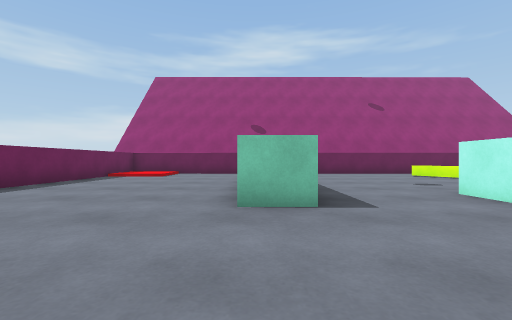
view 1 (above)

17 first-person views from a walk through a Unity game level. The camera is 0.61 m above the floor, looks level and sees 90° across. The floor is counted in squares, 1 m on a side. Each view is taken from the middle of a square. On the plan, view 1 faces up. The plan holds only what a view shows up to about 9 squares ahead; the rest is blank. The place goes on beyond the plan. The player is left out. Surface patterns are stand-ins for the level's own textures.

view 2
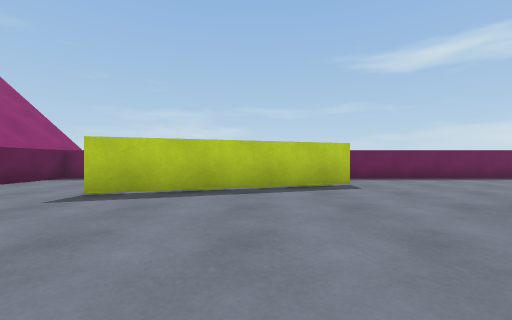

view 3
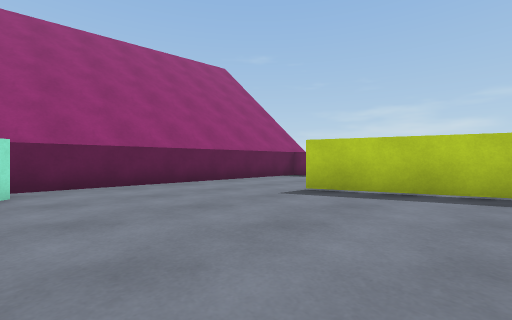

view 4
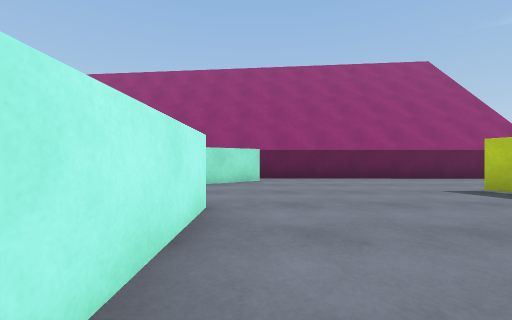

view 5
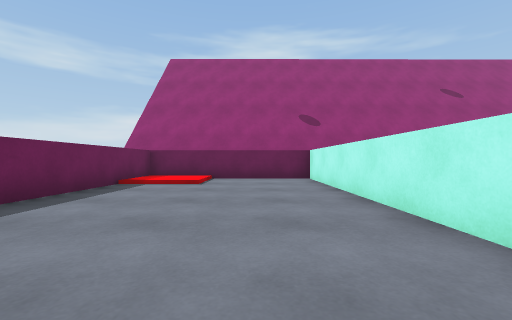

view 6
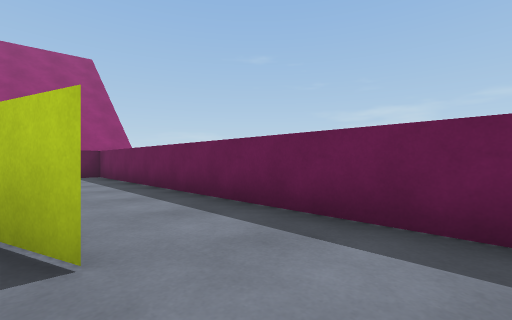

view 7
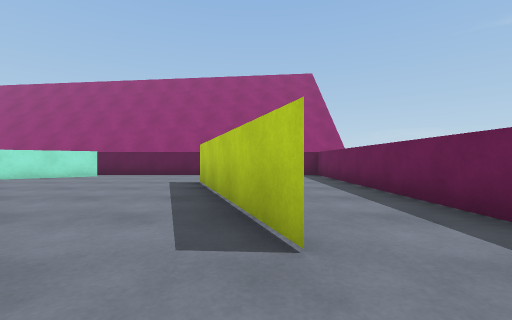

view 8
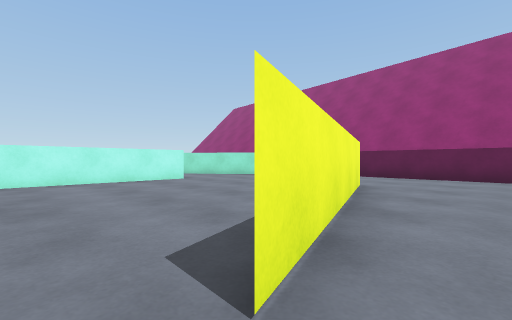

view 9
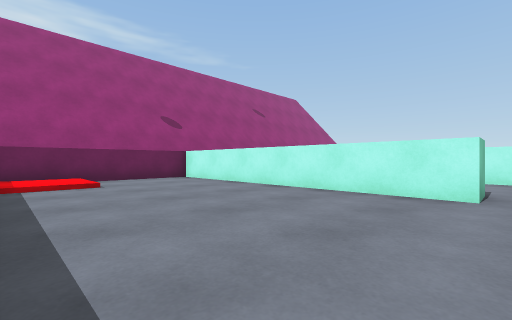

view 10
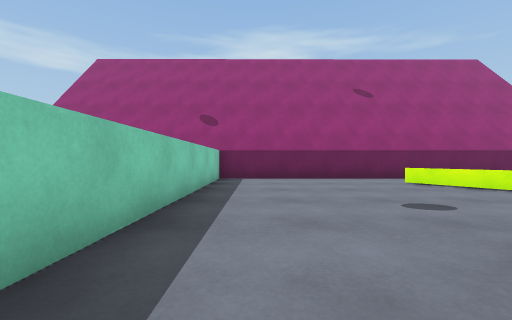

view 11
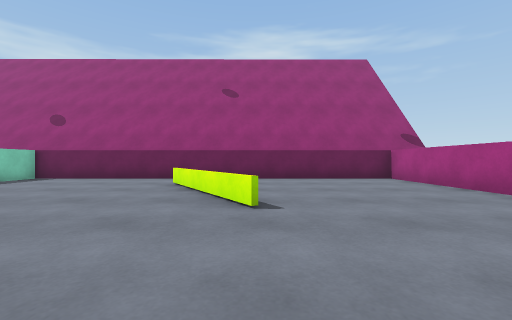

view 12
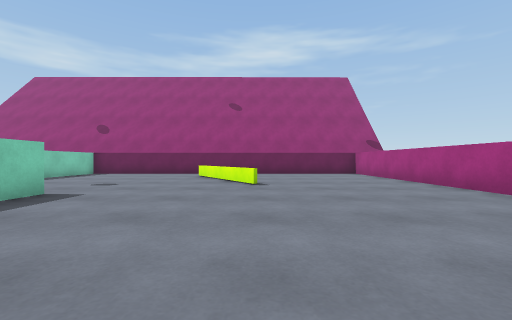

view 13
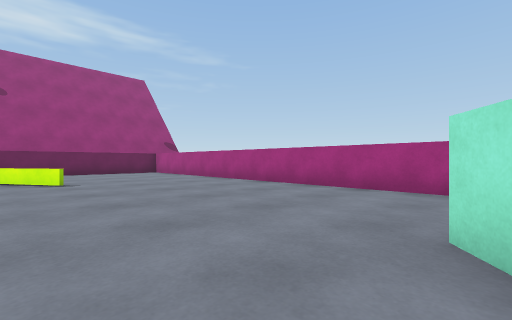

view 14
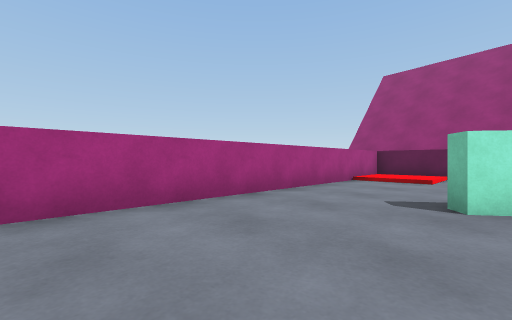

view 15
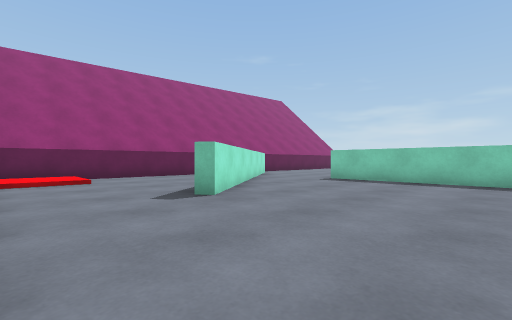

view 16
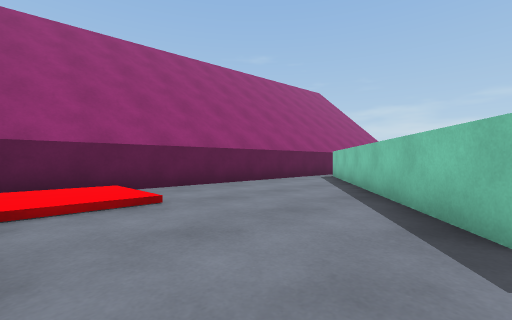

view 17
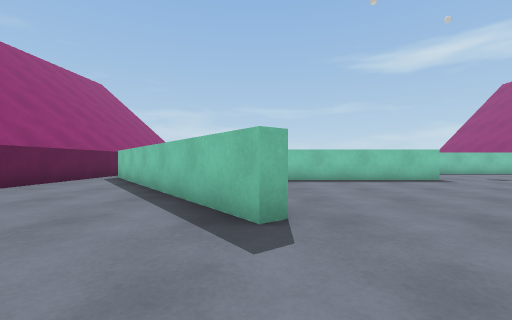

### Floor plan
Points are (right, up) in squares from view 1. A wall is a line through its corners. A room is listed if a view was taken in it or the views show most of it. See-through windows are left out.
Room 1 (views 1, 2, 3, 4, 10)
walls: (-1.5, -2.8) (-2.4, -0.1); (3.6, -1.4) (3.6, 3.6); (2.8, -5.6) (5, -4); (0.9, 3.3) (-0.2, 3.3); (-3.3, 2.4) (-1.5, -3); (-5.5, -0.6) (-5.5, -6.3) (3.9, -6.4)
ways out: opening at (-3, 0.8) to room 2; opening at (2.5, 4) to room 3; opening at (4.5, -2.5) to room 3
Room 2 (views 5, 6, 7, 8, 9)
walls: (-0.2, 3.3) (-0.2, 11.4) (-5.5, 11.4) (-5.5, -0.6); (-2.4, -0.1) (-3.3, 2.4)
ways out: opening at (-3, 0.8) to room 1
Room 3 (views 11, 12, 13, 14, 15, 16, 17)
walls: (4.2, 4.6) (4.2, -1.4); (3.6, 3.6) (3.6, 4.6); (5, -4) (9.3, -0.7) (9.6, -1) (3.1, -5.8); (3.9, -6.4) (12.4, -6.5) (12.4, 11.4) (0.8, 11.4) (0.8, 4.1)
low walls: (8, 6.2) (5.8, 9.7)
ways out: opening at (2.5, 4) to room 1; opening at (4.5, -2.5) to room 1

Where each view was taken, in squares from view 1:
view 1: 0 up, 0 right, facing up
view 2: 0 up, 3 right, facing left
view 3: 0 up, 3 right, facing down-left
view 4: 2 up, 3 right, facing down
view 5: 3 up, 2 left, facing up
view 6: 4 up, 3 left, facing down-left
view 7: 4 up, 3 left, facing down
view 8: 3 up, 4 left, facing down-right
view 9: 3 up, 5 left, facing up-right
view 10: 3 up, 2 right, facing up
view 11: 3 up, 8 right, facing up
view 12: 0 up, 8 right, facing up
view 13: 1 down, 7 right, facing up-right
view 14: 3 up, 9 right, facing down-right
view 15: 3 up, 12 right, facing down-left
view 16: 1 down, 12 right, facing down-left
view 17: 1 down, 12 right, facing left
